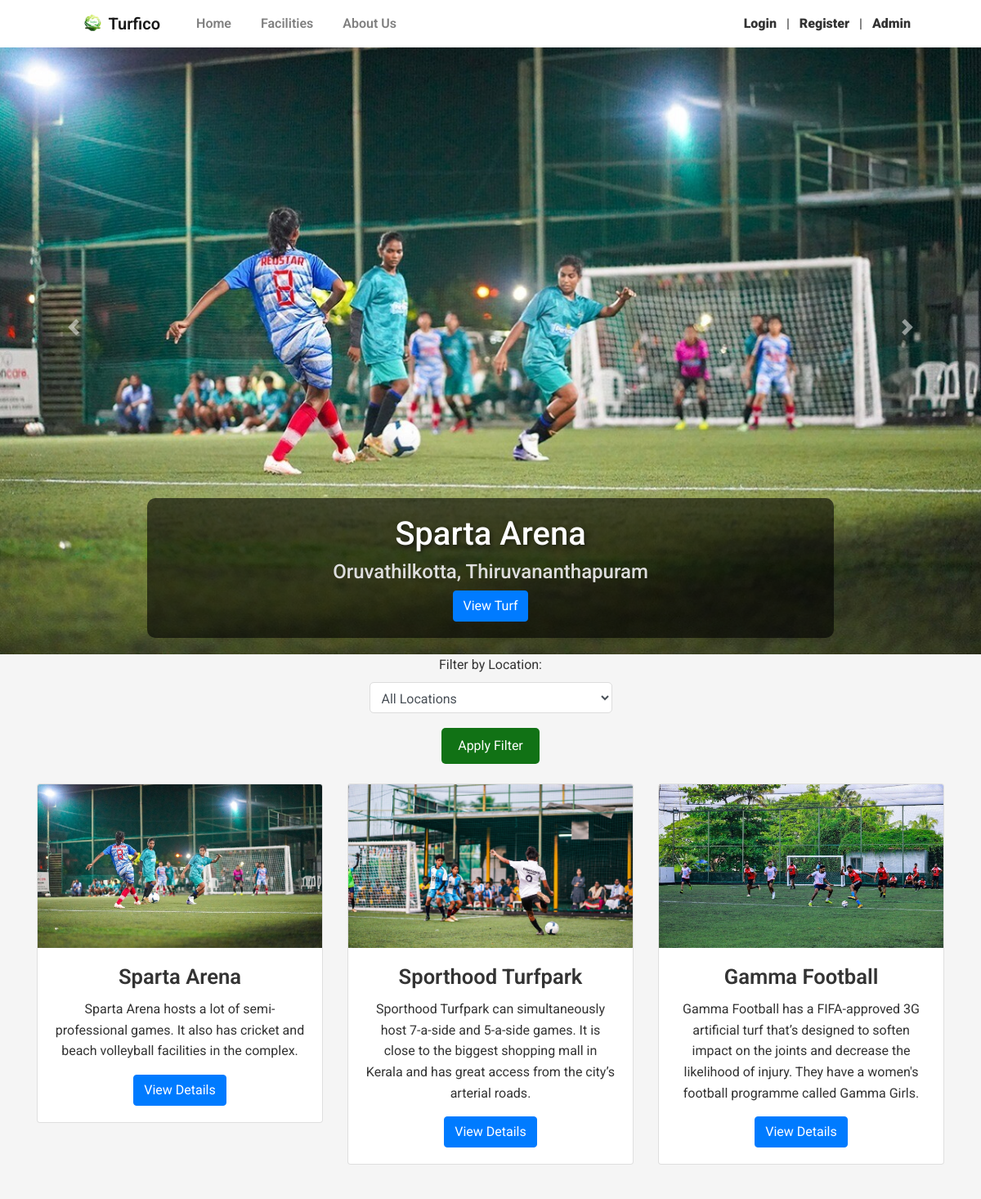
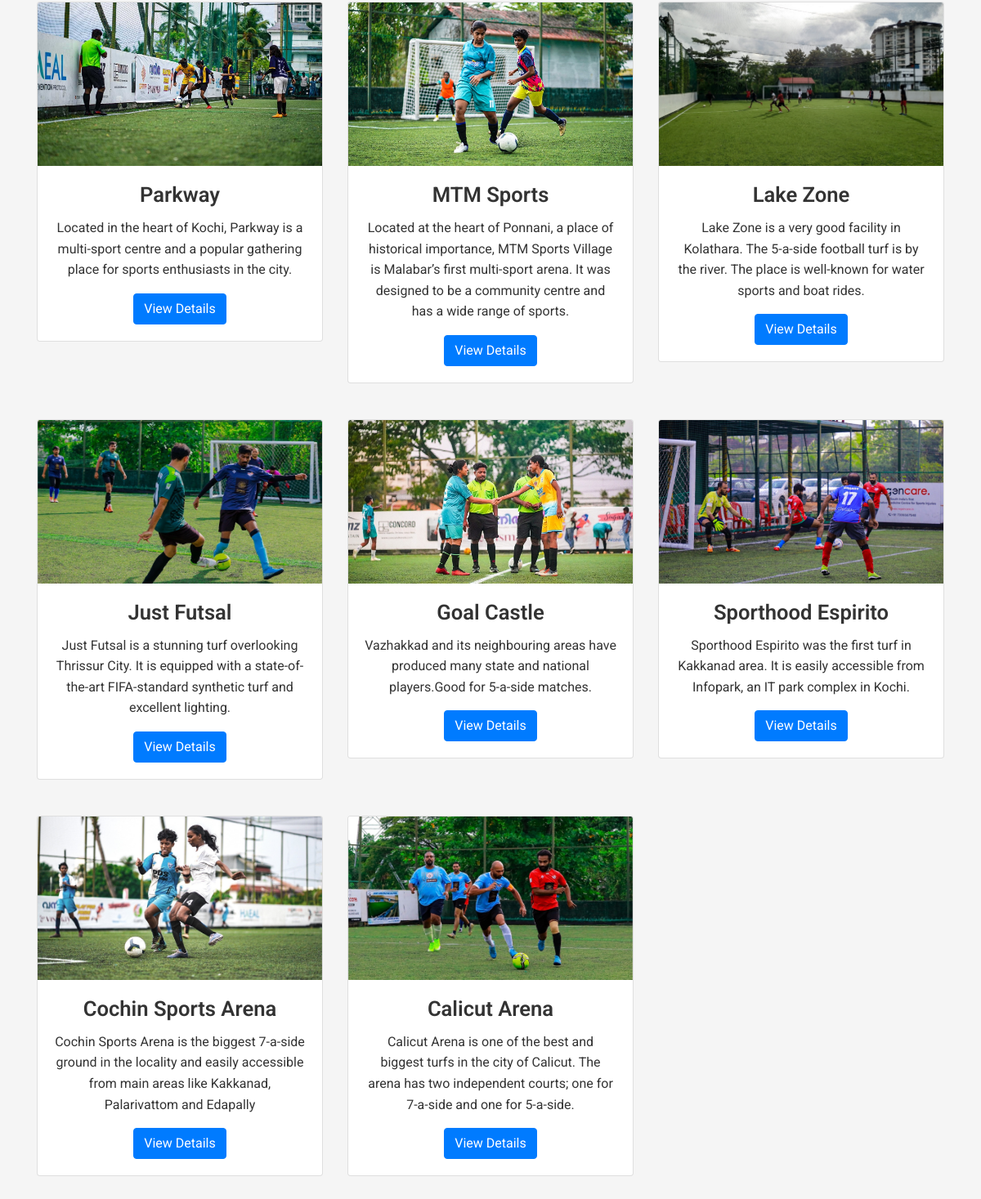
/facility_available.php, run on the app's committed database (2 pictures, top to bottom).
### tables this page shows
CREATE TABLE `turfs` (
  `turf_id` int(11) NOT NULL,
  `turf_name` varchar(100) NOT NULL,
  `description` text NOT NULL,
  `location` varchar(150) NOT NULL,
  `image` varchar(255) NOT NULL,
  `price` decimal(10,2) NOT NULL,
  `status` enum('available','booked') NOT NULL DEFAULT 'available',
  `image_2` varchar(255) DEFAULT NULL
);

### classes/DBConnection.php (called while the page is built, shortened)
<?php
class DBConnection{
    private $host = DB_SERVER;
    private $username = DB_USERNAME;
    private $password = DB_PASSWORD;
    private $database = DB_NAME;
    public $conn;
    public function __construct(){
        if (!isset($this->conn)) {
            $this->conn = new mysqli($this->host, $this->username, $this->password, $this->database);
        }
    }
}
?>

### classes/SystemSettings.php (called while the page is built, shortened)
<?php
class SystemSettings extends DBConnection{
	function userdata($field = ''){
		if(!empty($field)){
			if(isset($_SESSION['userdata'][$field]))
				return $_SESSION['userdata'][$field];
			else
				return null;
		}else{
			return false;
		}
	}
	function info($field=''){
		if(!empty($field)){
			if(isset($_SESSION['system_info'][$field]))
				return $_SESSION['system_info'][$field];
			else
				return false;
		}else{
			return false;
		}
	}
}
$_settings = new SystemSettings();
?>

### config.php (called while the page is built, shortened)
<?php
require_once('classes/DBConnection.php');
require_once('classes/SystemSettings.php');
function validate_image($file){
    $ex_file = explode("?",$file)[0];
	if(!empty($ex_file)){
		if(is_file(base_app.$ex_file)){
			return base_url.$file;
		}else{
			return base_url.'dist/img/no-image-available.png';
		}
	}else{
		return base_url.'dist/img/no-image-available.png';
	}
}
?>

### facility_available.php (the view, shortened to what this page needs)
<?php
require_once('config.php');
require_once('inc/topBarNav.php');
$location = isset($_GET['location']) ? $_GET['location'] : '';
if ($location) {
    $query = "SELECT * FROM turfs WHERE location = ?";
    $stmt = mysqli_prepare($conn, $query);
    mysqli_stmt_bind_param($stmt, "s", $location);
    mysqli_stmt_execute($stmt);
    $result = mysqli_stmt_get_result($stmt);
} else {
    $query = "SELECT * FROM turfs";
    $result = mysqli_query($conn, $query);
}
?>
<!DOCTYPE html>
<html lang="en">
<head>
    <link rel="stylesheet" href="https://stackpath.bootstrapcdn.com/bootstrap/4.5.2/css/bootstrap.min.css">
    <link href="assets/css/dashboard.css?v=3.3" rel="stylesheet">
    <link href="assets/css/common.css?v=1" rel="stylesheet">
</head>
<body>
<section class="carousel-section">
    <div id="turfCarousel" class="carousel slide" data-ride="carousel">
        <div class="carousel-inner">
            <?php
            $carousel_query = "SELECT * FROM turfs LIMIT 5";
            $carousel_result = mysqli_query($conn, $carousel_query);
            $first = true;
            while ($row = mysqli_fetch_assoc($carousel_result)) {
                echo '<div class="carousel-item ' . ($first ? 'active' : '') . '">';
                echo '<img src="' . $row['image'] . '" class="d-block w-100 carousel-img" alt="' . $row['turf_name'] . '">';
                echo '<div class="carousel-caption d-none d-md-block">';
                echo '<h5>' . htmlspecialchars($row['turf_name']) . '</h5>';
                echo '<h6>' . htmlspecialchars($row['location']) . '</h6>';
                echo '<a href="./?p=view_facility&TurfID=' . $row['turf_id'] . '" class="btn btn-primary">View Turf</a>';
                echo '</div></div>';
                $first = false;
            }
            ?>
        </div>
        <a class="carousel-control-prev" href="#turfCarousel" role="button" data-slide="prev">
            <span class="carousel-control-prev-icon" aria-hidden="true"></span>
        </a>
        <a class="carousel-control-next" href="#turfCarousel" role="button" data-slide="next">
            <span class="carousel-control-next-icon" aria-hidden="true"></span>
        </a>
    </div>
</section>
<section class="turf-listings">
    <div class="container text-center">
        <form method="get" action="facility_available.php" class="filter-form">
            <label for="location">Filter by Location:</label>
            <select name="location" id="location" class="form-control">
                <option value="">All Locations</option>
            </select>
            <button type="submit" class="btn btn-primary mt-2">Apply Filter</button>
        </form>
        <div class="row turf-grid mt-4">
            <?php
            if (mysqli_num_rows($result) > 0) {
                while ($row = mysqli_fetch_assoc($result)) { ?>
                    <div class="col-md-4 col-sm-6 mb-4">
                        <div class="card turf-card">
                            <img src="<?= htmlspecialchars($row['image']) ?>" alt="<?= htmlspecialchars($row['turf_name']) ?>" class="card-img-top">
                            <div class="card-body">
                                <h5 class="card-title"><?= htmlspecialchars($row['turf_name']) ?></h5>
                                <p class="card-text"><?= htmlspecialchars($row['description']) ?></p>
                                <a href="./?p=view_facility&TurfID=<?= $row['turf_id'] ?>" class="btn btn-primary">View Details</a>
                            </div>
                        </div>
                    </div>
                <?php }
            } else {
                echo '<p class="text-center">No turfs available for this location.</p>';
            }
            ?>
        </div>
    </div>
</section>
</body>
</html>

### inc/topBarNav.php (shortened to what this page needs)
<nav class="navbar navbar-expand-lg navbar-light bg-gradient-light fixed-top" id="topNavBar" style="background: white;">
            <div class="container px-4 px-lg-5 ">
                <a class="navbar-brand" href="./">
                <img src="<?php echo validate_image($_settings->info('logo')) ?>" width="30" height="30" class="d-inline-block align-top" alt="" loading="lazy">
                <?php echo $_settings->info('short_name') ?>
                </a>
                <div class="collapse navbar-collapse" id="navbarSupportedContent">
                    <ul class="navbar-nav me-auto mb-2 mb-lg-0 ms-lg-4">
                        <li class="nav-item"><a class="nav-link <?= isset($page) && $page == 'home'? "active" : '' ?>" aria-current="page" href="./">Home</a></li>
                        <li class="nav-item"><a class="nav-link <?= isset($page) && $page == 'facility_available'? "active" : '' ?>" href="./?p=facility_available">Facilities</a></li>
                        <li class="nav-item"><a class="nav-link <?= isset($page) && $page == 'about'? "active" : '' ?>" href="./?p=about">About Us</a></li>
                    </ul>
                </div>
                <div>
                  <?php if($_settings->userdata('id') > 0 && $_settings->userdata('login_type') == 2): ?>
                    <div class="d-flex align-items-end">
                      <div class="navbar-nav nav-item dropdown">
                        <a class="nav-link dropdown-toggle" href="#" id="navbarDropdownMenuLink" role="button" data-toggle="dropdown" aria-haspopup="true" aria-expanded="false">
                          <span><img src="<?= validate_image($_settings->userdata('image_path')) ?>" alt="user_avatar" id="user_avatar" class="img-fluid img-thumbnail rounded-circle border-dark"></span> Howdy, <?= $_settings->userdata('email') ?>
                        </a>
                        <div class="dropdown-menu" aria-labelledby="navbarDropdownMenuLink">
                          <a class="dropdown-item" href="./?p=booking_list">My Bookings</a>
                          <a class="dropdown-item" href="./?p=manage_account">Manage Account</a>
                          <a class="dropdown-item" href="./classes/Login.php?f=logout_client">Logout</a>
                        </div>
                      </div>
                    </div>
                  <?php else: ?>
                    <a href="./login.php" class="text-reset text-decoration-none mx-2"><b>Login</b></a> |
                    <a href="./register.php" class="text-reset text-decoration-none mx-2"><b>Register</b></a> |
                    <a href="./admin/login.php" class="text-reset text-decoration-none mx-2"><b>Admin</b></a>
                  <?php endif; ?>
                </div>
            </div>
        </nav>

### assets/css/dashboard.css (style rules this page uses)
body { background-color: #f9f9f9; font-family: 'Roboto', sans-serif; color: #333; }
nav a { color: #fff; margin-left: 20px; text-decoration: none; font-weight: 600; }
.carousel-section { width: 100%; height: 100vh; position: relative; }
.carousel-img { height: 100vh; object-fit: cover; }
.carousel-caption { background-color: rgba(0, 0, 0, 0.6); padding: 20px; border-radius: 10px; }
.carousel-caption h5 { font-size: 2.5rem; color: #fff; text-shadow: 2px 2px 5px rgba(0, 0, 0, 0.5); }
.carousel-caption h6 { font-size: 1.5rem; color: #ddd; }
.filter-form { display: inline-block; text-align: center; max-width: 600px; }
.filter-form select { width: 100%; padding: 10px; margin-bottom: 10px; border: 1px solid #ddd; border-radius: 5px; }
.filter-form .btn-primary { background-color: #117215; border: none; padding: 10px 20px; border-radius: 5px; }
.turf-grid { display: flex; flex-wrap: wrap; justify-content: flex-start; }
.turf-card { flex: 0 0 32%; margin-bottom: 20px; }
.card-img-top { height: 200px; object-fit: cover; }
.card-title { font-size: 1.6rem; font-weight: 600; }

### assets/css/common.css (style rules this page uses)
* { margin: 0; padding: 0; box-sizing: border-box; }
:root { --primary-color: #0f2c4d; --secondary-color: #324f74; --bg-color: #f5f5f5; --text-color: #333; --header-bg-color: #0f2c4d; --cta-hover-color: #324f74; --feature-bg-color: #f9f9f9; --footer-bg-color: #333; --footer-text-color: white; }
body { font-family: 'Roboto', sans-serif; background-color: var(--bg-color); color: var(--text-color); line-height: 1.6; }
button, .cta-button, .signup-btn { background-color: var(--primary-color); color: white; padding: 10px 20px; border-radius: 20px; transition: background 0.3s ease; text-decoration: none; }

### data on the page
turfs: turf_name "Sparta Arena", location "Oruvathilkotta, Thiruvananthapuram", shows a picture, description "Sparta Arena hosts a lot of semi-professional games. It also has cricket and beach volleyball facilities in the complex."
turfs: shows a picture, turf_name "Sporthood Turfpark", description "Sporthood Turfpark can simultaneously host 7-a-side and 5-a-side games. It is close to the biggest shopping mall in Kerala and has great access from the city’s arterial roads."
turfs: shows a picture, turf_name "Gamma Football", description "Gamma Football has a FIFA-approved 3G artificial turf that’s designed to soften impact on the joints and decrease the likelihood of injury. They have a women's football programme called Gamma Girls."
turfs: shows a picture, turf_name "Parkway", description "Located in the heart of Kochi, Parkway is a multi-sport centre and a popular gathering place for sports enthusiasts in the city."
turfs: shows a picture, turf_name "MTM Sports", description "Located at the heart of Ponnani, a place of historical importance, MTM Sports Village is Malabar’s first multi-sport arena. It was designed to be a community centre and has a wide range of sports."
turfs: shows a picture, turf_name "Lake Zone", description "Lake Zone is a very good facility in Kolathara. The 5-a-side football turf is by the river. The place is well-known for water sports and boat rides."
turfs: shows a picture, turf_name "Just Futsal", description "Just Futsal is a stunning turf overlooking Thrissur City. It is equipped with a state-of-the-art FIFA-standard synthetic turf and excellent lighting."
turfs: shows a picture, turf_name "Goal Castle", description "Vazhakkad and its neighbouring areas have produced many state and national players.Good for 5-a-side matches."
turfs: shows a picture, turf_name "Sporthood Espirito", description "Sporthood Espirito was the first turf in Kakkanad area. It is easily accessible from Infopark, an IT park complex in Kochi."
turfs: shows a picture, turf_name "Cochin Sports Arena", description "Cochin Sports Arena is the biggest 7-a-side ground in the locality and easily accessible from main areas like Kakkanad, Palarivattom and Edapally"
turfs: shows a picture, turf_name "Calicut Arena", description "Calicut Arena is one of the best and biggest turfs in the city of Calicut. The arena has two independent courts; one for 7-a-side and one for 5-a-side."

### other printed values
$_settings->info('short_name') "Turfico"
